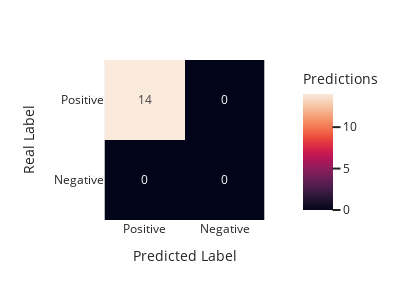

Write notebook code for a chart like this one.
### Markdown cell above
##### 7.7. Individual Sample Visualization

### Code cell
# Create signal_df
event_idx = 100
print(dataset.csv_list[event_idx])
sample_df, conf_matrix = signal_exploration(event_idx, dataset, model)
metrics = conf_matrix_metrics(conf_matrix)
print(f"Confusion Matrix: {conf_matrix}")
print(sample_df)
plot_confusion_matrix(metrics)
false_positive = sample_df.query('Result == "FP"')
false_negative = sample_df.query('Result == "FN"')
# sample_df = pd.concat([sample_df, sample_df])
print("FALSE POSITVES")
print(false_positive)
print("")
print("FALSE NEGATIVES")
print(false_negative)

### Figure 1 — Plotly figure (JSON) as saved in the notebook; plotly's stock layout.template omitted (floating-point values rounded to 4 significant figures)
{"data": [{"coloraxis": "coloraxis", "hovertemplate": "Predicted Label: %{x}<br>Real Label: %{y}<br>Predictions: %{z}<extra></extra>", "name": "0", "texttemplate": "%{z}", "type": "heatmap", "x": ["Positive", "Negative"], "xaxis": "x", "y": ["Positive", "Negative"], "yaxis": "y", "z": [[14, 0], [0, 0]]}], "layout": {"coloraxis": {"colorbar": {"title": {"text": "Predictions"}}, "colorscale": [[0, "rgb(2,4,25)"], [0.0625, "rgb(24,15,41)"], [0.125, "rgb(47,23,57)"], [0.1875, "rgb(71,28,72)"], [0.25, "rgb(97,30,82)"], [0.3125, "rgb(123,30,89)"], [0.375, "rgb(150,27,91)"], [0.4375, "rgb(177,22,88)"], [0.5, "rgb(203,26,79)"], [0.5625, "rgb(223,47,67)"], [0.625, "rgb(236,76,61)"], [0.6875, "rgb(242,107,73)"], [0.75, "rgb(244,135,95)"], [0.8125, "rgb(245,162,122)"], [0.875, "rgb(246,188,153)"], [0.9375, "rgb(247,212,187)"], [1, "rgb(250,234,220)"]]}, "height": 300, "margin": {"t": 60}, "width": 400, "xaxis": {"anchor": "y", "constrain": "domain", "domain": [0, 1], "scaleanchor": "y", "title": {"text": "Predicted Label"}}, "yaxis": {"anchor": "x", "autorange": "reversed", "constrain": "domain", "domain": [0, 1], "title": {"text": "Real Label"}}}}
